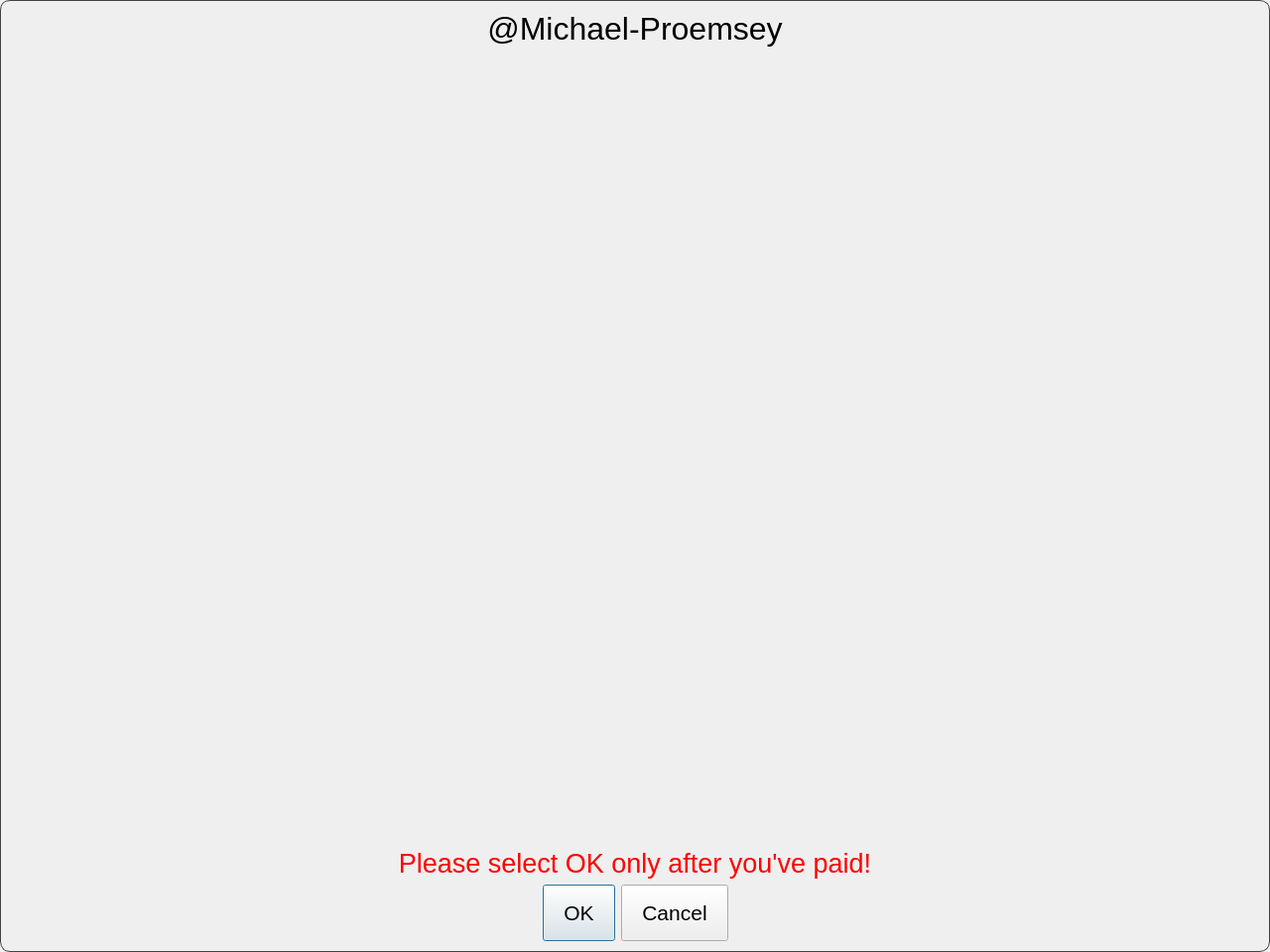
<?xml version="1.0" encoding="UTF-8"?>
<ui version="4.0">
 <class>settle_up_dialog</class>
 <widget class="QDialog" name="settle_up_dialog">
  <property name="geometry">
   <rect>
    <x>0</x>
    <y>0</y>
    <width>1280</width>
    <height>960</height>
   </rect>
  </property>
  <property name="styleSheet">
   <string notr="true">QDialog {
	border: 1px solid #424242;
	border-top-left-radius: 10px;
	border-bottom-left-radius: 10px;
	border-top-right-radius: 10px;
	border-bottom-right-radius: 10px;
}</string>
  </property>
  <layout class="QVBoxLayout" name="verticalLayout" stretch="0,1,0,0">
   <item>
    <widget class="QLabel" name="label">
     <property name="font">
      <font>
       <pointsize>24</pointsize>
      </font>
     </property>
     <property name="text">
      <string>@Michael-Proemsey</string>
     </property>
     <property name="alignment">
      <set>Qt::AlignCenter</set>
     </property>
    </widget>
   </item>
   <item>
    <widget class="QLabel" name="qr_code_label">
     <property name="alignment">
      <set>Qt::AlignCenter</set>
     </property>
    </widget>
   </item>
   <item>
    <widget class="QLabel" name="label_3">
     <property name="font">
      <font>
       <pointsize>20</pointsize>
      </font>
     </property>
     <property name="styleSheet">
      <string notr="true">color: red</string>
     </property>
     <property name="text">
      <string>Please select OK only after you've paid!</string>
     </property>
     <property name="alignment">
      <set>Qt::AlignCenter</set>
     </property>
    </widget>
   </item>
   <item>
    <widget class="QDialogButtonBox" name="button_box">
     <property name="styleSheet">
      <string notr="true">padding: 15px 20px;
font-size: 16pt</string>
     </property>
     <property name="standardButtons">
      <set>QDialogButtonBox::Cancel|QDialogButtonBox::Ok</set>
     </property>
     <property name="centerButtons">
      <bool>true</bool>
     </property>
    </widget>
   </item>
  </layout>
 </widget>
 <resources/>
 <connections/>
</ui>
